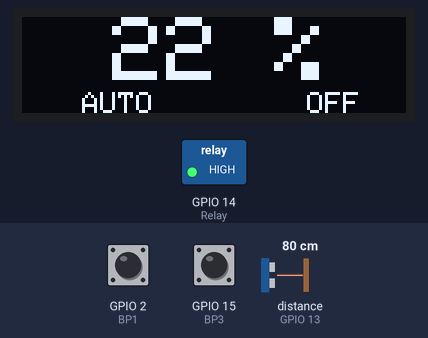
Bench run of a sketch on a simulated ESP8266 (NodeMCU). Shown: 128×32 one-colour display, switched loads named in the sketch (green lamp = pin HIGH). Wiring (inferred from the names in the program): ultrasonic range finder: trigger GPIO 12; echo GPIO 13. The test bench sets the inputs (shaded band); at power-on: GPIO 2 (BP1) HIGH, distance to the obstacle (sensor on GPIO 13) 80 cm, GPIO 15 (BP3) HIGH. The echo pulse lasts 58.3 µs per cm; WiFi joins after 1.5 s; servers stay silent unless stated; pins used as bus, display or sensor lines are not drawn; what the sketch prints to the serial monitor is not drawn.

Above: at 3.7 s.
3.8 s: GPIO 2 (BP1) pulled LOW for 0.15 s
At 5.1 s:
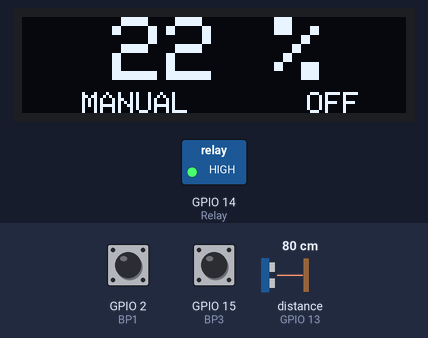
5.5 s: distance to the obstacle (sensor on GPIO 13) set to 2 cm
At 6.5 s:
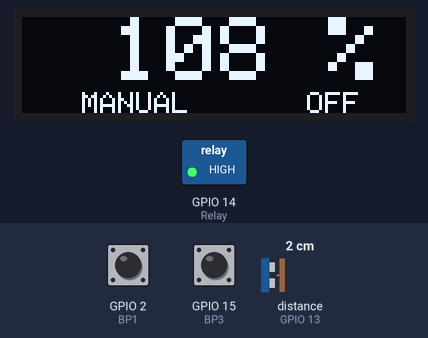
7.5 s: GPIO 2 (BP1) pulled LOW for 1 s
At 10.0 s:
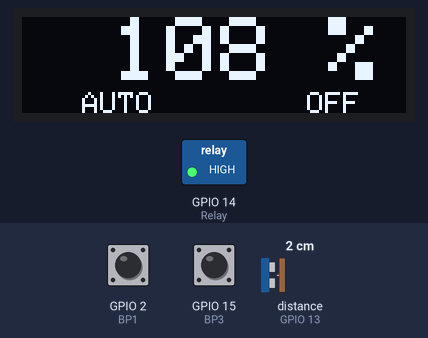
10.5 s: distance to the obstacle (sensor on GPIO 13) set to 4 cm
At 11.5 s:
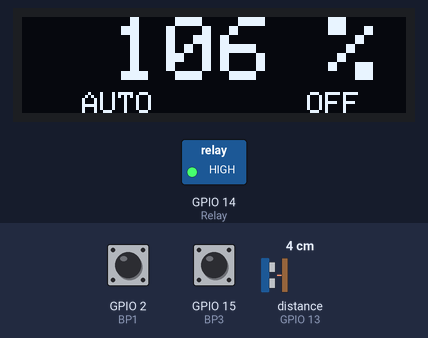
12.5 s: distance to the obstacle (sensor on GPIO 13) set to 9 cm
At 14.2 s:
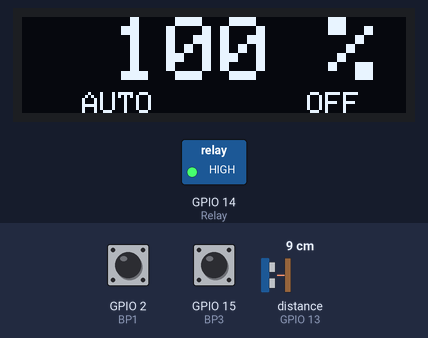
Timing chart, 0 to 15.5 s (numbered marks = the images above; inputs shaded):
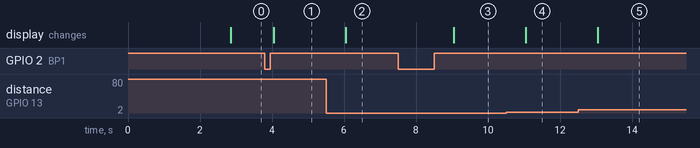

Measured:
- after the input at 3.8 s, the display: changes after 0.25 s (image 1)
- after the input at 5.5 s, the display: changes after 0.55 s (image 2)
- after the input at 7.5 s, the display: changes after 1.5 s (image 3)
- after the input at 10.5 s, the display: changes after 0.55 s (image 4)
- after the input at 12.5 s, the display: changes after 0.55 s (image 5)

The sketch:

Water_level_device.ino
```cpp
#define BLYNK_TEMPLATE_ID "TMPL3_mBkdAQB"
#define BLYNK_TEMPLATE_NAME "Iot devices"
#define BLYNK_AUTH_TOKEN "Your Auth Token"


#include <Adafruit_SSD1306.h>
#include <ESP8266WiFi.h>
#include <BlynkSimpleEsp8266.h>
#include <AceButton.h>

char ssid[] = "Galaxy A3212A4";
char pass[] = "fdhp9155";

const int emptyTankDistance = 100;
const int fullTankDistance = 10;
const int triggerPer = 10;

using namespace ace_button;

const int TRIG = 12;          //D6
const int ECHO = 13;          //D7
const int Relay = 14;         //D5
const int BP1 = 2;            //D0
const int BP2 = 13;           //D3
const int BP3 = 15;           //D4

const int V_B_1 = V1;
const int V_B_3 = V3;
const int V_B_4 = V4;

const int VPIN_BUTTON_3 = V3;
const int VPIN_BUTTON_4 = V4;

#define SCREEN_WIDTH 128
#define SCREEN_HEIGHT 32

#define OLED_RESET -1
Adafruit_SSD1306 display(SCREEN_WIDTH, SCREEN_HEIGHT, &Wire, OLED_RESET);

float duration;
float distance;
int waterLevelPer;

bool toggleRelay = false;
bool modeFlag = true;
String currMode;

char auth[] = BLYNK_AUTH_TOKEN;

ButtonConfig config1;
AceButton button1(&config1);
ButtonConfig config2;
AceButton button2(&config2);
ButtonConfig config3;
AceButton button3(&config3);

BlynkTimer timer;

void checkBlynkStatus() {
  bool isconnected = Blynk.connected();
  if (!isconnected) {
  }
  if (isconnected) {
  }
}

BLYNK_WRITE(VPIN_BUTTON_3) {
  modeFlag = param.asInt();
  if (!modeFlag && toggleRelay) {
    digitalWrite(Relay, LOW);
    toggleRelay = false;
  }
  currMode = modeFlag ? "AUTO" : "MANUAL";
}

BLYNK_WRITE(VPIN_BUTTON_4) {
  if (!modeFlag) {
    toggleRelay = param.asInt();
    digitalWrite(Relay, toggleRelay);
  } else {
    Blynk.virtualWrite(V_B_4, toggleRelay);
  }
}

BLYNK_CONNECTED() {
  Blynk.syncVirtual(V_B_1);
  Blynk.virtualWrite(V_B_3, modeFlag);
  Blynk.virtualWrite(V_B_4, toggleRelay);
}

void displayData() {
  display.clearDisplay();
  display.setTextSize(3);
  display.setCursor(30, 0);
  display.print(waterLevelPer);
  display.print(" ");
  display.print("%");
  display.setTextSize(1);
  display.setCursor(20, 25);
  display.print(currMode);
  display.setCursor(95, 25);
  display.print(toggleRelay ? "ON" : "OFF");
  display.display();
}

void measureDistance() {
  digitalWrite(TRIG, LOW);
  delayMicroseconds(2);
  digitalWrite(TRIG, HIGH);
  delayMicroseconds(20);
  digitalWrite(TRIG, LOW);
  duration = pulseIn(ECHO, HIGH);
  distance = ((duration / 2) * 0.343) / 10;
  Serial.println(distance);
  if (distance > (fullTankDistance - 15) && distance < emptyTankDistance) {
    waterLevelPer = map((int)distance, emptyTankDistance, fullTankDistance, 0, 100);
    Blynk.virtualWrite(V_B_1, waterLevelPer);
    if (waterLevelPer < triggerPer) {
      if (modeFlag && !toggleRelay) {
        digitalWrite(Relay, HIGH);
        toggleRelay = true;
        Blynk.virtualWrite(V_B_4, toggleRelay);
      }
    }
    if (distance < fullTankDistance) {
      if (modeFlag && toggleRelay) {
        digitalWrite(Relay, LOW);
        toggleRelay = false;
        Blynk.virtualWrite(V_B_4, toggleRelay);
      }
    }
  }
  displayData();

}

void setup() {
  Serial.begin(9600);
  pinMode(ECHO, INPUT);
  pinMode(TRIG, OUTPUT);
  pinMode(Relay, OUTPUT);
  pinMode(BP1, INPUT_PULLUP);
  pinMode(BP2, INPUT_PULLUP);
  pinMode(BP3, INPUT_PULLUP);
  digitalWrite(Relay, HIGH);
  config1.setEventHandler(handleEvent1);
  config2.setEventHandler(handleEvent2);
  config3.setEventHandler(handleEvent3);
  button1.init(BP1);
  button2.init(BP2);
  button3.init(BP3);
  currMode = modeFlag ? "AUTO" : "MANUAL";
  if (!display.begin(SSD1306_SWITCHCAPVCC, 0x3C)) {
    Serial.println(F("SSD1306 allocation failed"));
    for (;;);
  }
  delay(1000);
  display.setTextSize(1);
  display.setTextColor(WHITE);
  display.clearDisplay();
  WiFi.begin(ssid, pass);
  timer.setInterval(2000L, checkBlynkStatus);
  timer.setInterval(1000L, measureDistance);
  Blynk.config(auth);
  delay(1000);
  Blynk.virtualWrite(V_B_3, modeFlag);
  Blynk.virtualWrite(V_B_4, toggleRelay);
  delay(500);
}

void loop() {
  Blynk.run();
  timer.run();
  button1.check();
  button3.check();
  if (!modeFlag) {
    button2.check();
  }
}

void handleEvent1(AceButton* button, uint8_t eventType, uint8_t buttonState) {
  Serial.println("EVENT1");
  switch (eventType) {
    case AceButton::kEventReleased:
      if (modeFlag && toggleRelay) {
        digitalWrite(Relay, LOW);
        toggleRelay = false;
      }
      modeFlag = !modeFlag;
      currMode = modeFlag ? "AUTO" : "MANUAL";
      Blynk.virtualWrite(V_B_3, modeFlag);
      break;
  }
}

void handleEvent2(AceButton* button, uint8_t eventType, uint8_t buttonState) {
  Serial.println("EVENT2");
  switch (eventType) {
    case AceButton::kEventReleased:
      if (toggleRelay) {
        digitalWrite(Relay, LOW);
        toggleRelay = false;
      } else {
        digitalWrite(Relay, HIGH);
        toggleRelay = true;
      }
      Blynk.virtualWrite(V_B_4, toggleRelay);
      delay(1000);
      break;
  }
}

void handleEvent3(AceButton* button, uint8_t eventType, uint8_t buttonState) {
  Serial.println("EVENT3");
  switch (eventType) {
    case AceButton::kEventReleased:
      break;
  }
}
```
